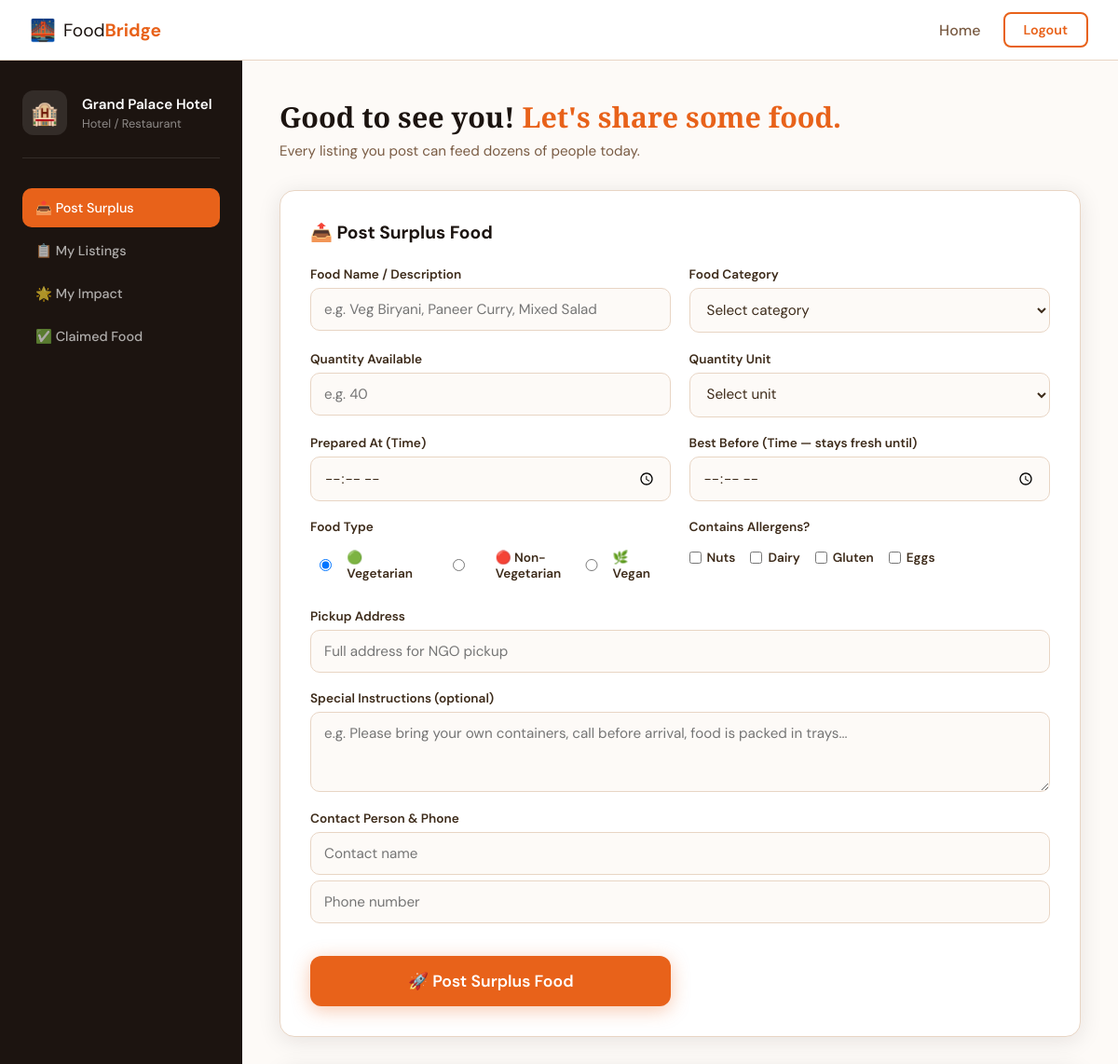
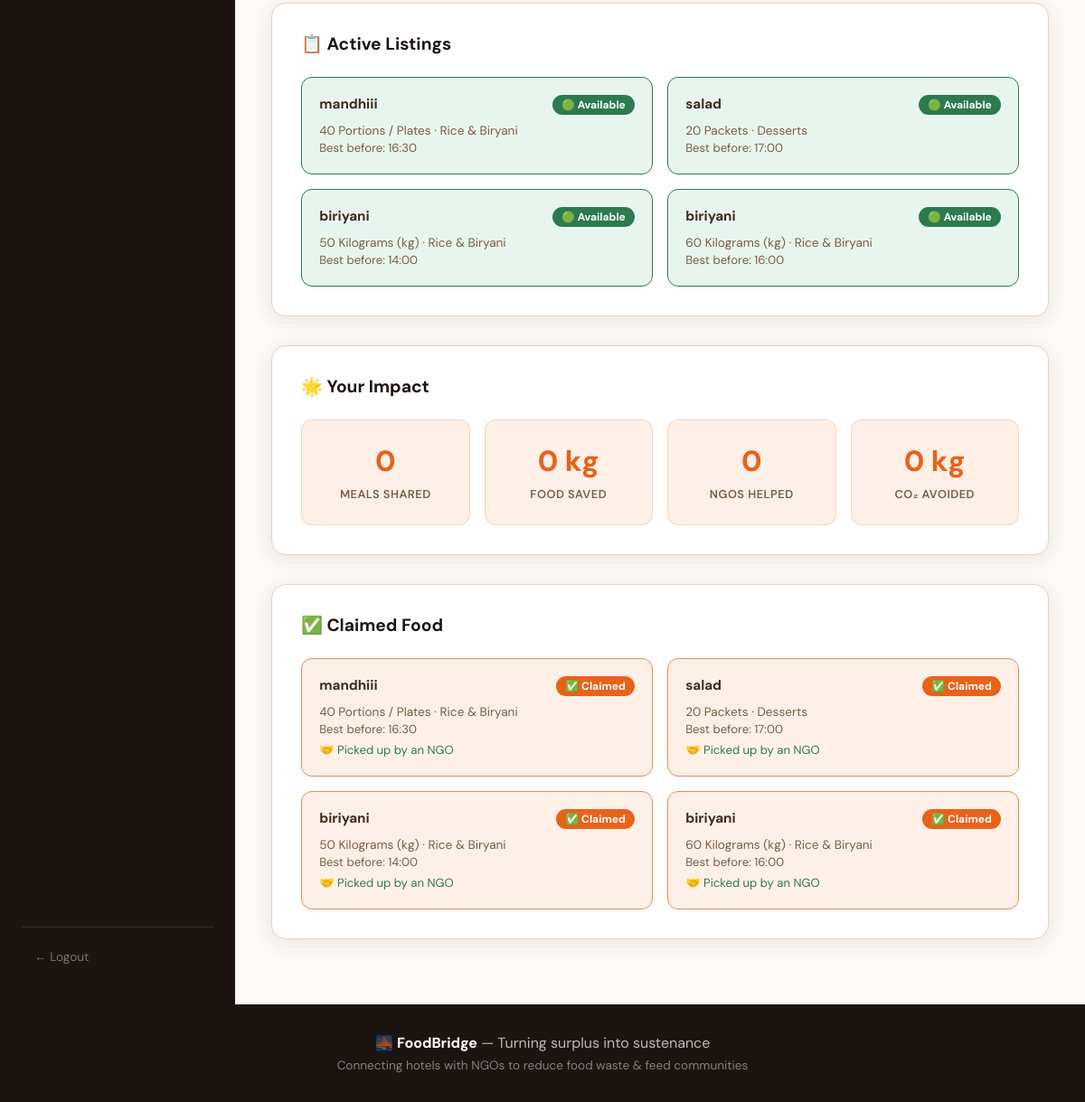
The app's page /hotel (signed in) with its own data (2 pictures, top to bottom).
### tables this page shows
CREATE TABLE food_listings (
    id INTEGER PRIMARY KEY AUTOINCREMENT,
    hotel_id INTEGER NOT NULL,
    food_name TEXT NOT NULL,
    category TEXT NOT NULL,
    quantity INTEGER NOT NULL,
    unit TEXT NOT NULL,
    food_type TEXT NOT NULL CHECK(food_type IN ('veg', 'nonveg', 'vegan')),
    prepared_at TEXT,
    best_before TEXT NOT NULL,
    pickup_address TEXT NOT NULL,
    instructions TEXT,
    contact_name TEXT,
    contact_phone TEXT,
    allergens TEXT,
    is_claimed INTEGER DEFAULT 0,
    ngo_id INTEGER,
    created_at DATETIME DEFAULT CURRENT_TIMESTAMP,
    FOREIGN KEY (hotel_id) REFERENCES users(id),
    FOREIGN KEY (ngo_id) REFERENCES users(id)
);

### app.py (the view)
@app.route('/hotel')
def hotel_dashboard():
    if session.get('user_type') != 'hotel':
        return redirect(url_for('login'))
    conn = get_db()
    hotel_id = session['user_id']
    listings = conn.execute(
        'SELECT * FROM food_listings WHERE hotel_id=? ORDER BY created_at DESC',
        (hotel_id,)
    ).fetchall()
    impact = conn.execute('''
        SELECT
            SUM(fl.quantity) as meals_shared,
            COUNT(DISTINCT fr.ngo_id) as ngos_helped
        FROM food_requests fr
        JOIN food_listings fl ON fr.food_id = fl.id
        WHERE fl.hotel_id=? AND fr.status='completed'
    ''', (hotel_id,)).fetchone()
    impact_data = {
        'meals_shared': impact['meals_shared'] or 0,
        'kg_saved': round((impact['meals_shared'] or 0) * 0.3, 1),
        'ngos_helped': impact['ngos_helped'] or 0,
        'co2_saved': round((impact['meals_shared'] or 0) * 0.5, 1)
    }
    conn.close()
    return render_template('hotel.html', listings=listings, impact=impact_data)

### app.py (called while the page is built)
def get_db():
    conn = sqlite3.connect(DB_PATH)
    conn.row_factory = sqlite3.Row
    return conn

### templates/hotel.html (shortened to what this page needs)
{% extends "base.html" %}
{% block content %}
<div class="dashboard-wrapper">
    <aside class="sidebar">
        <div class="sidebar-profile">
            <div class="profile-avatar">🏨</div>
            <div>
                <p class="profile-name">{{ session.get('name', 'Hotel Partner') }}</p>
                <p class="profile-type">Hotel / Restaurant</p>
            </div>
        </div>
        <nav class="sidebar-nav">
            <a href="#post" class="sidebar-link active">📤 Post Surplus</a>
            <a href="#history" class="sidebar-link">📋 My Listings</a>
            <a href="#impact" class="sidebar-link">🌟 My Impact</a>
            <a href="#claimed" class="sidebar-link">✅ Claimed Food</a>
        </nav>
        <a href="/logout" class="sidebar-logout">← Logout</a>
    </aside>
    <main class="dashboard-main">
        <div class="dash-header">
            <h1>Good to see you! <span class="accent">Let's share some food.</span></h1>
            <p>Every listing you post can feed dozens of people today.</p>
        </div>
        <section class="dash-section" id="post">
            <div class="section-card">
                <h2 class="card-heading">📤 Post Surplus Food</h2>
                <form method="POST" action="/hotel/post-food" class="food-form">
                    <div class="form-row">
                        <div class="form-group">
                            <label>Food Name / Description</label>
                            <input type="text" name="food_name" placeholder="e.g. Veg Biryani, Paneer Curry, Mixed Salad" required>
                        </div>
                        <div class="form-group">
                            <label>Food Category</label>
                            <select name="category" required>
                                <option value="">Select category</option>
                            </select>
                        </div>
                    </div>
                    <div class="form-row">
                        <div class="form-group">
                            <label>Quantity Available</label>
                            <input type="number" name="quantity" placeholder="e.g. 40" min="1" required>
                        </div>
                        <div class="form-group">
                            <label>Quantity Unit</label>
                            <select name="unit" required>
                                <option value="">Select unit</option>
                            </select>
                        </div>
                    </div>
                    <div class="form-row">
                        <div class="form-group">
                            <label>Prepared At (Time)</label>
                            <input type="time" name="prepared_at" required>
                        </div>
                        <div class="form-group">
                            <label>Best Before (Time — stays fresh until)</label>
                            <input type="time" name="best_before" required>
                        </div>
                    </div>
                    <div class="form-row">
                        <div class="form-group">
                            <label>Food Type</label>
                            <div class="radio-group">
                                <label class="radio-label"><input type="radio" name="food_type" value="veg" checked> 🟢 Vegetarian</label>
                                <label class="radio-label"><input type="radio" name="food_type" value="nonveg"> 🔴 Non-Vegetarian</label>
                                <label class="radio-label"><input type="radio" name="food_type" value="vegan"> 🌿 Vegan</label>
                            </div>
                        </div>
                        <div class="form-group">
                            <label>Contains Allergens?</label>
                            <div class="checkbox-group">
                                <label class="check-label"><input type="checkbox" name="allergens" value="nuts"> Nuts</label>
                                <label class="check-label"><input type="checkbox" name="allergens" value="dairy"> Dairy</label>
                                <label class="check-label"><input type="checkbox" name="allergens" value="gluten"> Gluten</label>
                                <label class="check-label"><input type="checkbox" name="allergens" value="eggs"> Eggs</label>
                            </div>
                        </div>
                    </div>
                    <div class="form-group full-width">
                        <label>Pickup Address</label>
                        <input type="text" name="pickup_address" placeholder="Full address for NGO pickup" required>
                    </div>
                    <div class="form-group full-width">
                        <label>Special Instructions (optional)</label>
                        <textarea name="instructions" placeholder="e.g. Please bring your own containers, call before arrival, food is packed in trays..." rows="3"></textarea>
                    </div>
                    <div class="form-group full-width">
                        <label>Contact Person & Phone</label>
                        <div class="form-row">
                            <input type="text" name="contact_name" placeholder="Contact name">
                            <input type="tel" name="contact_phone" placeholder="Phone number">
                        </div>
                    </div>
                    <button type="submit" class="btn btn-primary btn-large">🚀 Post Surplus Food</button>
                </form>
            </div>
        </section>
        <section class="dash-section" id="history">
            <div class="section-card">
                <h2 class="card-heading">📋 Active Listings</h2>
                {% if listings %}
                    <div class="listings-grid">
                        {% for item in listings %}
                        <div class="listing-card {{ 'claimed' if item.claimed else 'available' }}">
                            <div class="listing-top">
                                <span class="listing-name">{{ item.food_name }}</span>
                                <span class="listing-badge {{ 'badge-claimed' if item.claimed else 'badge-available' }}">
                                    {{ '✅ Claimed' if item.claimed else '🟢 Available' }}
                                </span>
                            </div>
                            <p class="listing-detail">{{ item.quantity }} {{ item.unit }} · {{ item.category }}</p>
                            <p class="listing-time">Best before: {{ item.best_before }}</p>
                        </div>
                        {% endfor %}
                    </div>
                {% else %}
                    <div class="empty-state">
                        <p>🍽️ No active listings yet. Post your first surplus food above!</p>
                    </div>
                {% endif %}
            </div>
        </section>
        <section class="dash-section" id="impact">
            <div class="section-card">
                <h2 class="card-heading">🌟 Your Impact</h2>
                <div class="impact-grid">
                    <div class="impact-card">
                        <span class="impact-num">{{ impact.meals_shared or 0 }}</span>
                        <span class="impact-label">Meals Shared</span>
                    </div>
                    <div class="impact-card">
                        <span class="impact-num">{{ impact.kg_saved or 0 }} kg</span>
                        <span class="impact-label">Food Saved</span>
                    </div>
                    <div class="impact-card">
                        <span class="impact-num">{{ impact.ngos_helped or 0 }}</span>
                        <span class="impact-label">NGOs Helped</span>
                    </div>
                    <div class="impact-card">
                        <span class="impact-num">{{ impact.co2_saved or 0 }} kg</span>
                        <span class="impact-label">CO₂ Avoided</span>
                    </div>
                </div>
            </div>
        </section>
<section class="dash-section" id="claimed">
    <div class="section-card">
        <h2 class="card-heading">✅ Claimed Food</h2>
        {% if listings %}
            <div class="listings-grid">
                {% for item in listings if item['is_claimed'] %}
                <div class="listing-card claimed">
                    <div class="listing-top">
                        <span class="listing-name">{{ item['food_name'] }}</span>
                        <span class="listing-badge badge-claimed">✅ Claimed</span>
                    </div>
                    <p class="listing-detail">{{ item['quantity'] }} {{ item['unit'] }} · {{ item['category'] }}</p>
                    <p class="listing-time">Best before: {{ item['best_before'] }}</p>
                    <p class="listing-time" style="margin-top:6px; color: var(--green);">
                        🤝 Picked up by an NGO
                    </p>
                </div>
                {% else %}
                <div class="empty-state">
                    <p>🍽️ None of your listings have been claimed yet.</p>
                </div>
                {% endfor %}
            </div>
        {% else %}
            <div class="empty-state">
                <p>🍽️ No claimed food yet. Post surplus food to get started!</p>
            </div>
        {% endif %}
    </div>
</section>
    </main>
</div>
{% endblock %}

### records on screen
food_listings: food_name "mandhiii", claimed "🟢 Available", quantity "40", unit "Portions / Plates", category "Rice & Biryani", best_before "16:30"
food_listings: food_name "salad", claimed "🟢 Available", quantity "20", unit "Packets", category "Desserts", best_before "17:00"
food_listings: food_name "biriyani", claimed "🟢 Available", quantity "50", unit "Kilograms (kg)", category "Rice & Biryani", best_before "14:00"
food_listings: food_name "biriyani", claimed "🟢 Available", quantity "60", unit "Kilograms (kg)", category "Rice & Biryani", best_before "16:00"

### other values on screen
{{ session.get('name', 'Hotel Partner') }} "Grand Palace Hotel"
{{ impact.meals_shared or 0 }} "0"
{{ impact.kg_saved or 0 }} "0"
{{ impact.ngos_helped or 0 }} "0"
{{ impact.co2_saved or 0 }} "0"
